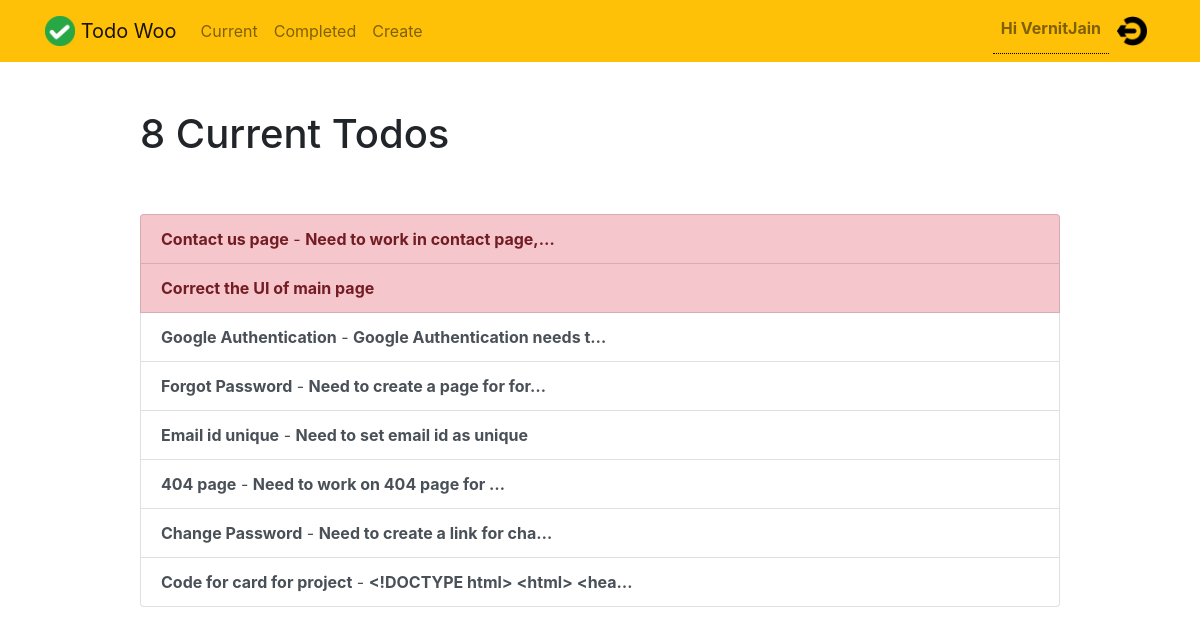
The page /todowoo/current/ (signed in) on the database as committed earlier.
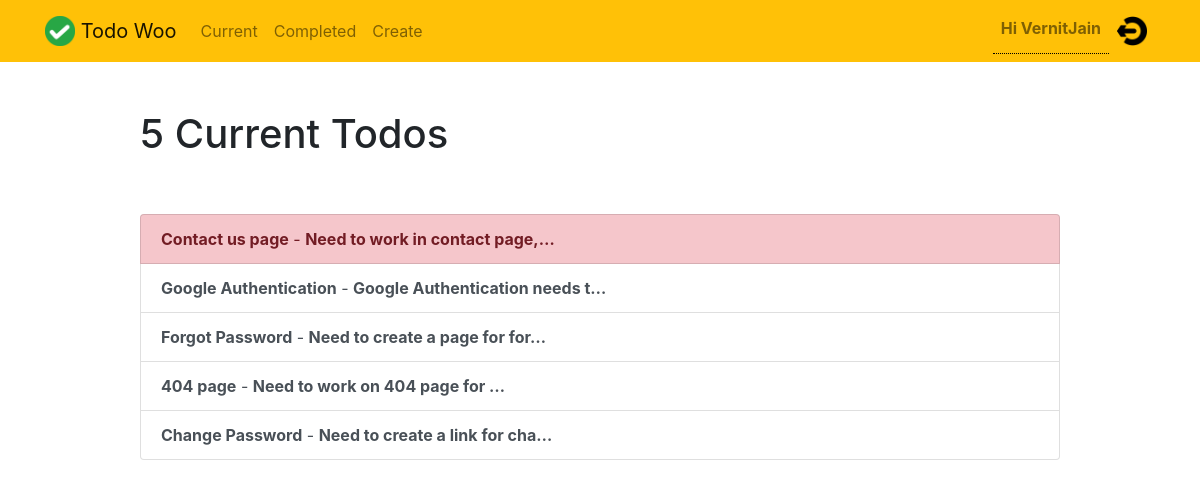
The same page on the database as committed later.
### todowoo/models.py (models this page shows, shortened)
class Todo(models.Model):
    title= models.CharField(max_length=100)
    memo = models.TextField(blank=True)
    created = models.DateTimeField(auto_now_add=True)
    datecompleted=models.DateTimeField(null=True, blank=True)
    important = models.BooleanField(default=False)
    user = models.ForeignKey(User, on_delete=models.CASCADE)
    deleteTodoOrNot = models.BooleanField(default=False)

### todowoo/views.py (the view)
# urls.py: path('current/', views.currenttodos, name='currenttodos'),
def currenttodos(request):
    todos = Todo.objects.filter(user = request.user, datecompleted__isnull = True, deleteTodoOrNot = False)
    return render(request, 'todowoo/currenttodos.html',{'todos': todos})

### todowoo/templates/todowoo/currenttodos.html
{% extends "todowoo/base.html" %}
{% block content %}
    <div class="row justify-content-center mt-5">
        <div class="col-md-10">
            {% if todos %}
                 <h1>{{ todos.count }} Current Todo{{ todos.count|pluralize }}</h1>
            {% else %}
                           <h1>Current Todos</h1>
            {% endif %}
        </div>
    </div>
    <div class="row justify-content-center mt-5">
        <div class="col-md-10">
        {% if todos %}
            <div class="list-group">
                {% for todo in todos %}
                  {% if todo.important %}
                    <a href="{% url 'todowoo:viewtodo' todo.id %}" class="list-group-item list-group-item-action list-group-item-danger"><b>{{ todo.title }}</b>{% if todo.memo %} - <b>{{ todo.memo|truncatechars:30 }}</b>{% endif %}</a>
                  {% endif %}
                {% endfor %}
                {% for todo in todos %}
                  {% if not todo.important %}
                    <a href="{% url 'todowoo:viewtodo' todo.id %}" class="list-group-item list-group-item-action"><b>{{ todo.title }}</b>{% if todo.memo %} - <b>{{ todo.memo|truncatechars:30 }}</b>{% endif %}</a>
                  {% endif %}
                {% endfor %}
            </div>
        {% else %}
            <div class="text-center">
                <h2>Looks like you don't have any todos! Nice work.</h2>
            <br>
            <a role="button" class="btn btn-primary" href="{% url 'todowoo:createtodo' %}">New Todo</a>
            </div>
        {% endif %}
        </div>
    </div>
{% endblock %}

Rows that differ between the two databases and show on the page:
no longer on this page (row edited): Todo: title "Correct the UI of main page", shown under "8 Current Todos"
no longer on this page (row edited): Todo: title "Email id unique", memo "Need to set email id as unique"
no longer on this page (row edited): Todo: title "Code for card for project", memo "<!DOCTYPE html> <html> <hea…"
Other text that changed with them:
{{ todos.count }}: "8" → "5"
